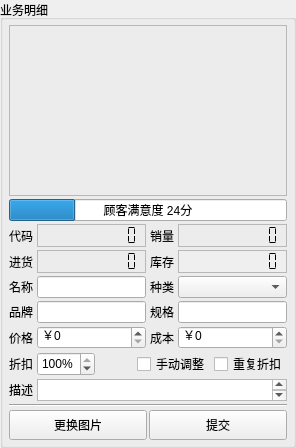
<?xml version="1.0" encoding="UTF-8"?>
<ui version="4.0">
 <class>BusinessDetailWidgetClass</class>
 <widget class="QWidget" name="BusinessDetailWidgetClass">
  <property name="geometry">
   <rect>
    <x>0</x>
    <y>0</y>
    <width>250</width>
    <height>445</height>
   </rect>
  </property>
  <property name="windowTitle">
   <string>BusinessDetailWidget</string>
  </property>
  <layout class="QVBoxLayout" name="verticalLayout_2">
   <property name="spacing">
    <number>0</number>
   </property>
   <property name="margin">
    <number>0</number>
   </property>
   <item>
    <widget class="QGroupBox" name="groupBox">
     <property name="title">
      <string>业务明细</string>
     </property>
     <layout class="QVBoxLayout" name="verticalLayout" stretch="5,0,0,0,0,0,0,0,2,0,0">
      <property name="spacing">
       <number>3</number>
      </property>
      <property name="leftMargin">
       <number>6</number>
      </property>
      <property name="topMargin">
       <number>5</number>
      </property>
      <property name="rightMargin">
       <number>6</number>
      </property>
      <property name="bottomMargin">
       <number>5</number>
      </property>
      <item>
       <layout class="QHBoxLayout" name="horizontalLayout_9" stretch="0">
        <property name="spacing">
         <number>0</number>
        </property>
        <item>
         <widget class="QLabel" name="imageLabel">
          <property name="sizePolicy">
           <sizepolicy hsizetype="Expanding" vsizetype="Expanding">
            <horstretch>4</horstretch>
            <verstretch>3</verstretch>
           </sizepolicy>
          </property>
          <property name="minimumSize">
           <size>
            <width>228</width>
            <height>171</height>
           </size>
          </property>
          <property name="sizeIncrement">
           <size>
            <width>4</width>
            <height>3</height>
           </size>
          </property>
          <property name="frameShape">
           <enum>QFrame::StyledPanel</enum>
          </property>
          <property name="frameShadow">
           <enum>QFrame::Sunken</enum>
          </property>
          <property name="text">
           <string/>
          </property>
          <property name="pixmap">
           <pixmap>:/common/business</pixmap>
          </property>
          <property name="scaledContents">
           <bool>false</bool>
          </property>
          <property name="alignment">
           <set>Qt::AlignCenter</set>
          </property>
         </widget>
        </item>
       </layout>
      </item>
      <item>
       <layout class="QHBoxLayout" name="horizontalLayout_4" stretch="10">
        <property name="spacing">
         <number>4</number>
        </property>
        <item>
         <widget class="QProgressBar" name="progressBar">
          <property name="sizePolicy">
           <sizepolicy hsizetype="Expanding" vsizetype="Minimum">
            <horstretch>0</horstretch>
            <verstretch>0</verstretch>
           </sizepolicy>
          </property>
          <property name="value">
           <number>24</number>
          </property>
          <property name="alignment">
           <set>Qt::AlignCenter</set>
          </property>
          <property name="format">
           <string>顾客满意度 %v分</string>
          </property>
         </widget>
        </item>
       </layout>
      </item>
      <item>
       <layout class="QHBoxLayout" name="horizontalLayout" stretch="0,10,0,10">
        <property name="spacing">
         <number>4</number>
        </property>
        <item>
         <widget class="QLabel" name="labelId">
          <property name="text">
           <string>代码</string>
          </property>
         </widget>
        </item>
        <item>
         <widget class="QLCDNumber" name="idLcdNumber">
          <property name="frameShape">
           <enum>QFrame::StyledPanel</enum>
          </property>
          <property name="frameShadow">
           <enum>QFrame::Sunken</enum>
          </property>
          <property name="numDigits">
           <number>10</number>
          </property>
          <property name="segmentStyle">
           <enum>QLCDNumber::Flat</enum>
          </property>
         </widget>
        </item>
        <item>
         <widget class="QLabel" name="salesLabel">
          <property name="text">
           <string>销量</string>
          </property>
         </widget>
        </item>
        <item>
         <widget class="QLCDNumber" name="salesLcdNumber">
          <property name="frameShape">
           <enum>QFrame::StyledPanel</enum>
          </property>
          <property name="frameShadow">
           <enum>QFrame::Sunken</enum>
          </property>
          <property name="numDigits">
           <number>10</number>
          </property>
          <property name="segmentStyle">
           <enum>QLCDNumber::Flat</enum>
          </property>
         </widget>
        </item>
       </layout>
      </item>
      <item>
       <layout class="QHBoxLayout" name="horizontalLayout_6" stretch="0,10,0,10">
        <property name="spacing">
         <number>4</number>
        </property>
        <item>
         <widget class="QLabel" name="buysLabel">
          <property name="text">
           <string>进货</string>
          </property>
         </widget>
        </item>
        <item>
         <widget class="QLCDNumber" name="buysLcdNumber">
          <property name="frameShape">
           <enum>QFrame::StyledPanel</enum>
          </property>
          <property name="frameShadow">
           <enum>QFrame::Sunken</enum>
          </property>
          <property name="numDigits">
           <number>10</number>
          </property>
          <property name="segmentStyle">
           <enum>QLCDNumber::Flat</enum>
          </property>
         </widget>
        </item>
        <item>
         <widget class="QLabel" name="stocksLabel">
          <property name="text">
           <string>库存</string>
          </property>
         </widget>
        </item>
        <item>
         <widget class="QLCDNumber" name="stocksLcdNumber">
          <property name="autoFillBackground">
           <bool>true</bool>
          </property>
          <property name="frameShape">
           <enum>QFrame::StyledPanel</enum>
          </property>
          <property name="frameShadow">
           <enum>QFrame::Sunken</enum>
          </property>
          <property name="smallDecimalPoint">
           <bool>false</bool>
          </property>
          <property name="numDigits">
           <number>10</number>
          </property>
          <property name="segmentStyle">
           <enum>QLCDNumber::Flat</enum>
          </property>
          <property name="value" stdset="0">
           <double>0.000000000000000</double>
          </property>
          <property name="intValue" stdset="0">
           <number>0</number>
          </property>
         </widget>
        </item>
       </layout>
      </item>
      <item>
       <layout class="QHBoxLayout" name="horizontalLayout_2" stretch="0,10,0,10">
        <property name="spacing">
         <number>4</number>
        </property>
        <item>
         <widget class="QLabel" name="nameLabel">
          <property name="text">
           <string>名称</string>
          </property>
          <property name="buddy">
           <cstring>nameLineEdit</cstring>
          </property>
         </widget>
        </item>
        <item>
         <widget class="QLineEdit" name="nameLineEdit">
          <property name="sizePolicy">
           <sizepolicy hsizetype="Expanding" vsizetype="Minimum">
            <horstretch>0</horstretch>
            <verstretch>0</verstretch>
           </sizepolicy>
          </property>
          <property name="frame">
           <bool>true</bool>
          </property>
         </widget>
        </item>
        <item>
         <widget class="QLabel" name="typeLabel">
          <property name="text">
           <string>种类</string>
          </property>
          <property name="buddy">
           <cstring>typeComboBox</cstring>
          </property>
         </widget>
        </item>
        <item>
         <widget class="QComboBox" name="typeComboBox">
          <property name="sizePolicy">
           <sizepolicy hsizetype="Expanding" vsizetype="Minimum">
            <horstretch>0</horstretch>
            <verstretch>0</verstretch>
           </sizepolicy>
          </property>
         </widget>
        </item>
       </layout>
      </item>
      <item>
       <layout class="QHBoxLayout" name="horizontalLayout_3" stretch="0,10,0,10">
        <property name="spacing">
         <number>4</number>
        </property>
        <item>
         <widget class="QLabel" name="brandLabel">
          <property name="text">
           <string>品牌</string>
          </property>
          <property name="buddy">
           <cstring>brandLineEdit</cstring>
          </property>
         </widget>
        </item>
        <item>
         <widget class="QLineEdit" name="brandLineEdit">
          <property name="sizePolicy">
           <sizepolicy hsizetype="Expanding" vsizetype="Minimum">
            <horstretch>0</horstretch>
            <verstretch>0</verstretch>
           </sizepolicy>
          </property>
          <property name="frame">
           <bool>true</bool>
          </property>
         </widget>
        </item>
        <item>
         <widget class="QLabel" name="specLabel">
          <property name="text">
           <string>规格</string>
          </property>
          <property name="buddy">
           <cstring>specLineEdit</cstring>
          </property>
         </widget>
        </item>
        <item>
         <widget class="QLineEdit" name="specLineEdit">
          <property name="sizePolicy">
           <sizepolicy hsizetype="Expanding" vsizetype="Minimum">
            <horstretch>0</horstretch>
            <verstretch>0</verstretch>
           </sizepolicy>
          </property>
          <property name="frame">
           <bool>true</bool>
          </property>
         </widget>
        </item>
       </layout>
      </item>
      <item>
       <layout class="QHBoxLayout" name="horizontalLayout_5" stretch="0,10,0,10">
        <property name="spacing">
         <number>4</number>
        </property>
        <item>
         <widget class="QLabel" name="priceLabel">
          <property name="text">
           <string>价格</string>
          </property>
          <property name="buddy">
           <cstring>priceSpinBox</cstring>
          </property>
         </widget>
        </item>
        <item>
         <widget class="QSpinBox" name="priceSpinBox">
          <property name="sizePolicy">
           <sizepolicy hsizetype="Expanding" vsizetype="Minimum">
            <horstretch>0</horstretch>
            <verstretch>0</verstretch>
           </sizepolicy>
          </property>
          <property name="suffix">
           <string/>
          </property>
          <property name="prefix">
           <string>￥</string>
          </property>
          <property name="maximum">
           <number>1000000000</number>
          </property>
         </widget>
        </item>
        <item>
         <widget class="QLabel" name="costLabel">
          <property name="text">
           <string>成本</string>
          </property>
          <property name="buddy">
           <cstring>costSpinBox</cstring>
          </property>
         </widget>
        </item>
        <item>
         <widget class="QSpinBox" name="costSpinBox">
          <property name="sizePolicy">
           <sizepolicy hsizetype="Expanding" vsizetype="Minimum">
            <horstretch>0</horstretch>
            <verstretch>0</verstretch>
           </sizepolicy>
          </property>
          <property name="suffix">
           <string/>
          </property>
          <property name="prefix">
           <string>￥</string>
          </property>
          <property name="maximum">
           <number>1000000000</number>
          </property>
         </widget>
        </item>
       </layout>
      </item>
      <item>
       <layout class="QHBoxLayout" name="horizontalLayout_8" stretch="0,0,10,0,0">
        <property name="spacing">
         <number>4</number>
        </property>
        <item>
         <widget class="QLabel" name="discountLabel">
          <property name="text">
           <string>折扣</string>
          </property>
          <property name="buddy">
           <cstring>discountSpinBox</cstring>
          </property>
         </widget>
        </item>
        <item>
         <widget class="QSpinBox" name="discountSpinBox">
          <property name="sizePolicy">
           <sizepolicy hsizetype="Minimum" vsizetype="Minimum">
            <horstretch>0</horstretch>
            <verstretch>0</verstretch>
           </sizepolicy>
          </property>
          <property name="suffix">
           <string>%</string>
          </property>
          <property name="prefix">
           <string/>
          </property>
          <property name="maximum">
           <number>100</number>
          </property>
          <property name="value">
           <number>100</number>
          </property>
         </widget>
        </item>
        <item>
         <spacer name="horizontalSpacer">
          <property name="orientation">
           <enum>Qt::Horizontal</enum>
          </property>
          <property name="sizeHint" stdset="0">
           <size>
            <width>40</width>
            <height>20</height>
           </size>
          </property>
         </spacer>
        </item>
        <item>
         <widget class="QCheckBox" name="adjustableCheckBox">
          <property name="sizePolicy">
           <sizepolicy hsizetype="Minimum" vsizetype="Minimum">
            <horstretch>0</horstretch>
            <verstretch>0</verstretch>
           </sizepolicy>
          </property>
          <property name="toolTip">
           <string>收银时，允许收银员手工输入商品价格和折扣</string>
          </property>
          <property name="statusTip">
           <string>收银时，允许收银员手工输入商品价格和折扣</string>
          </property>
          <property name="text">
           <string>手动调整</string>
          </property>
         </widget>
        </item>
        <item>
         <widget class="QCheckBox" name="dualDiscountCheckBox">
          <property name="sizePolicy">
           <sizepolicy hsizetype="Minimum" vsizetype="Minimum">
            <horstretch>0</horstretch>
            <verstretch>0</verstretch>
           </sizepolicy>
          </property>
          <property name="toolTip">
           <string>当该业务处于折扣状态，结帐时是否累积其它折扣（如会员消费折扣）</string>
          </property>
          <property name="statusTip">
           <string>当该业务处于折扣状态，结帐时是否累积其它折扣（如会员消费折扣）</string>
          </property>
          <property name="text">
           <string>重复折扣</string>
          </property>
         </widget>
        </item>
       </layout>
      </item>
      <item>
       <layout class="QHBoxLayout" name="horizontalLayout_7" stretch="0,0">
        <property name="spacing">
         <number>4</number>
        </property>
        <item>
         <widget class="QLabel" name="descLabel">
          <property name="text">
           <string>描述</string>
          </property>
          <property name="buddy">
           <cstring>descPlainTextEdit</cstring>
          </property>
         </widget>
        </item>
        <item>
         <widget class="QPlainTextEdit" name="descPlainTextEdit">
          <property name="minimumSize">
           <size>
            <width>0</width>
            <height>22</height>
           </size>
          </property>
          <property name="tabChangesFocus">
           <bool>true</bool>
          </property>
          <property name="documentTitle">
           <string/>
          </property>
          <property name="backgroundVisible">
           <bool>false</bool>
          </property>
         </widget>
        </item>
       </layout>
      </item>
      <item>
       <widget class="Line" name="line">
        <property name="orientation">
         <enum>Qt::Horizontal</enum>
        </property>
       </widget>
      </item>
      <item>
       <layout class="QHBoxLayout" name="horizontalLayout_10">
        <property name="spacing">
         <number>2</number>
        </property>
        <item>
         <widget class="QPushButton" name="picButton">
          <property name="sizePolicy">
           <sizepolicy hsizetype="Minimum" vsizetype="Preferred">
            <horstretch>0</horstretch>
            <verstretch>0</verstretch>
           </sizepolicy>
          </property>
          <property name="minimumSize">
           <size>
            <width>80</width>
            <height>30</height>
           </size>
          </property>
          <property name="text">
           <string>更换图片</string>
          </property>
         </widget>
        </item>
        <item>
         <widget class="QPushButton" name="submitButton">
          <property name="sizePolicy">
           <sizepolicy hsizetype="Minimum" vsizetype="Preferred">
            <horstretch>0</horstretch>
            <verstretch>0</verstretch>
           </sizepolicy>
          </property>
          <property name="minimumSize">
           <size>
            <width>80</width>
            <height>30</height>
           </size>
          </property>
          <property name="text">
           <string>提交</string>
          </property>
         </widget>
        </item>
       </layout>
      </item>
     </layout>
    </widget>
   </item>
  </layout>
 </widget>
 <layoutdefault spacing="6" margin="11"/>
 <resources>
  <include location="../Cosmetic/Cosmetic.qrc"/>
  <include location="../Cosmetic/Cosmetic.qrc"/>
  <include location="../Cosmetic/Cosmetic.qrc"/>
  <include location="../Cosmetic/Cosmetic.qrc"/>
 </resources>
 <connections/>
</ui>
